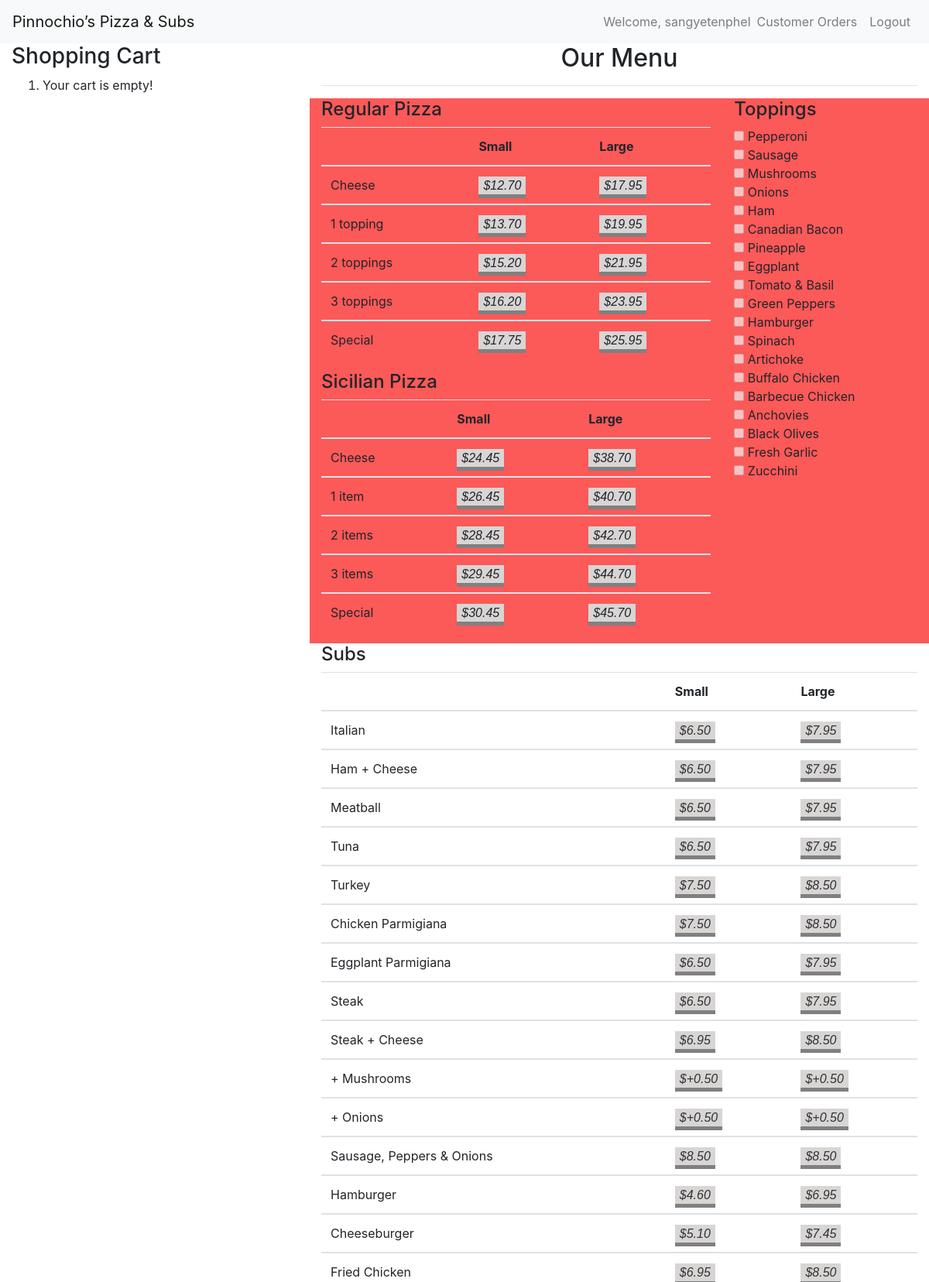
The app's page / (signed in, upper part) with its own data.
### orders/models.py (models this page shows, shortened)
class RegularPizza(models.Model):
    name = models.CharField(max_length=15)
    small = models.CharField(max_length=5)
    large = models.CharField(max_length=5)

class SicilianPizza(models.Model):
    name = models.CharField(max_length=15)
    small = models.CharField(max_length=5)
    large = models.CharField(max_length=5)

class Toppings(models.Model):
    name = models.CharField(max_length=30)
    class Meta:
        verbose_name_plural = "Toppings"
    def __str__(self):
        return f"{self.name}"

class Subs(models.Model):
    name = models.CharField(max_length=60)
    small = models.CharField(max_length=5)
    large = models.CharField(max_length=5)
    class Meta:
        verbose_name_plural = "Subs"

### orders/views.py (the view)
# urls.py: path("", views.index, name="index"),
def index(request):
    if not request.user.is_authenticated:
        return render(request, "orders/login.html", {"message": None})
    username = request.user
    context = {
        "username": request.user,
        "shopping_cart": ShoppingCart.objects.filter(username=username).all(),
        "regular_pizzas": RegularPizza.objects.all(),
        "sicilian_pizzas": SicilianPizza.objects.all(),
        "toppings": Toppings.objects.all(),
        "subs": Subs.objects.all(),
        "pastas": Pasta.objects.all(),
        "salads": Salads.objects.all(),
        "dinner_platters": DinnerPlatters.objects.all(),
    }
    total_price = ShoppingCart.objects.aggregate(Sum('price'))['price__sum']
    if total_price:
        total = '{0:.2f}'.format(total_price)
        context["total"] = total
    return render(request, "orders/index.html", context)

### orders/templates/orders/index.html (shortened to what this page needs)
{% extends "orders/base.html" %}
{% block body %}
    <div class="container-fluid">
        <div class="row">
            <div class="col-sm-4 shopping-cart">
                <h3>Shopping Cart</h3>
                <ol>
                    {% for order in shopping_cart %}
                        {% if order.approved == "pending" or order.approved == "approved" %}
                            <li>{{ order.order }} {{ order.toppingsList }} <b>${{ order.price }}</b> <span class="{{ order.approved }}">&#9679{{ order.approved }}</span></li>
                        {% else %}
                            <li>{{ order.order }} {{ order.toppingsList }} <b>${{ order.price }}</b></li>
                        {% endif %}
                    {% empty %}
                        <li>Your cart is empty!</li>
                    {% endfor %}
                </ol>
            </div>
            <div class="col">
                <h2 id="menu">Our Menu</h2>
                <hr>
                <div class="row pizza">
                    <div class="col-8">
                        <h4>Regular Pizza</h4>
                        <table class="table">
                            <thead>
                                <tr>
                                <th scope="col"></th>
                                <th scope="col">Small</th>
                                <th scope="col">Large</th>
                                </tr>
                            </thead>
                            {% for pizza in regular_pizzas %}
                                <tbody>
                                    <tr>
                                    <td>{{ pizza.name }}</td>
                                    <td><a id={{ pizza.name }} name="Small Regular Pizza {{ pizza.name }}" class="toppings">${{ pizza.small }}</a></td>
                                    <td><a id={{ pizza.name }} name="Large Regular Pizza {{ pizza.name }}" class="toppings">${{ pizza.large }}</a></td>
                                    </tr>
                                </tbody>
                            {% endfor %}
                        </table>
                        <h4>Sicilian Pizza</h4>
                        <table class="table">
                            <thead>
                                <tr>
                                <th scope="col"></th>
                                <th scope="col">Small</th>
                                <th scope="col">Large</th>
                                </tr>
                            </thead>
                            {% for pizza in sicilian_pizzas %}
                                <tbody>
                                    <tr>
                                    <td>{{ pizza.name }}</td>
                                    <td><a id={{ pizza.name }} name="Small Sicilian Pizza {{ pizza.name }}" class="toppings">${{ pizza.small }}</a></td>
                                    <td><a id={{ pizza.name }} name="Large Sicilian Pizza {{ pizza.name }}" class="toppings">${{ pizza.large }}</a></td>
                                    </tr>
                                </tbody>
                            {% endfor %}
                        </table>
                    </div>
                    <div class="col">
                        <h4>Toppings</h4>
                        {% for topping in toppings %}
                            <input type="checkbox" name="toppingCheck" class="toppingOption" value="{{ topping }}"> {{ topping }}<br>
                        {% endfor %}
                    </div>
                </div>
                <h4>Subs</h4>
                <table class="table">
                    <thead>
                        <tr>
                        <th scope="col"></th>
                        <th scope="col">Small</th>
                        <th scope="col">Large</th>
                        </tr>
                    </thead>
                    {% for sub in subs %}
                        <tbody>
                            <tr>
                            <td>{{ sub.name }}</td>
                            <td><a href="{% url 'order' order_name=sub.name price=sub.small toppingsList="" %}" class="toppings">${{ sub.small }}</a></td>
                            <td><a href="{% url 'order' order_name=sub.name price=sub.large toppingsList="" %}" class="toppings">${{ sub.large }}</a></td>
                            </tr>
                        </tbody>
                    {% endfor %}
                </table>
            </div>
        </div>
    </div>
{% endblock %}

### orders/templates/orders/base.html (shortened to what this page needs)
{% load static %}
<!doctype html>
<html lang="en">
  <head>
    <link rel="stylesheet" href="https://stackpath.bootstrapcdn.com/bootstrap/4.4.1/css/bootstrap.min.css">
    <link rel="stylesheet" href="{% static 'orders/styles.css' %}">
  </head>
  <body>
    <nav class="navbar navbar-expand-lg navbar-light bg-light">
      <a class="navbar-brand" href="{% url 'index' %}"> Pinnochio’s Pizza & Subs</a>
      <div class="collapse navbar-collapse" id="navbarSupportedContent">
          <ul class="nav navbar-nav ml-auto">
              <span class="navbar-text">
                  Welcome, {{ username }}
              </span>
              <li class="nav-item">
                  {% if user.is_staff %}
                  <a class="nav-link" href="{% url 'staff' %}">Customer Orders</a>
                  {% endif %}
              </li>
              <li class="nav-item">
                  <a class="nav-link" href="{% url 'logout' %}">Logout</a>
              </li>
          </ul>
      </div>
    </nav>
    {% block body %}
    {% endblock %}
  </body>
</html>

### orders/static/orders/styles.css (style rules this page uses)
.navbar-text { color: #ff4da6; }
.shopping-cart { word-wrap: break-word; }
#menu { text-align: center; }
.pizza { background-color: rgb(252, 89, 89); }
.toppings { font: 16px sans-serif;; font-style: italic; text-decoration: none; background-color: rgb(216, 213, 213); color: #333333; padding: 3px 6px; box-shadow: 0 5px 0 grey; outline: none; }

### records on screen
RegularPizza: name "Cheese", small "12.70", large "17.95"
RegularPizza: name "1 topping", small "13.70", large "19.95"
RegularPizza: name "2 toppings", small "15.20", large "21.95"
RegularPizza: name "3 toppings", small "16.20", large "23.95"
RegularPizza: name "Special", small "17.75", large "25.95"
SicilianPizza: name "Cheese", small "24.45", large "38.70"
SicilianPizza: name "1 item", small "26.45", large "40.70"
SicilianPizza: name "2 items", small "28.45", large "42.70"
SicilianPizza: name "3 items", small "29.45", large "44.70"
SicilianPizza: name "Special", small "30.45", large "45.70"
Toppings: name "Pepperoni"
Toppings: name "Sausage"
Toppings: name "Mushrooms"
Toppings: name "Onions"
Toppings: name "Ham"
Toppings: name "Canadian Bacon"
Toppings: name "Pineapple"
Toppings: name "Eggplant"
Toppings: name "Tomato & Basil"
Toppings: name "Green Peppers"
Toppings: name "Hamburger"
Toppings: name "Spinach"
Toppings: name "Artichoke"
Toppings: name "Buffalo Chicken"
Toppings: name "Barbecue Chicken"
Toppings: name "Anchovies"
Toppings: name "Black Olives"
Toppings: name "Fresh Garlic"
Toppings: name "Zucchini"
Subs: name "Italian", small "6.50", large "7.95"
Subs: name "Ham + Cheese", small "6.50", large "7.95"
Subs: name "Meatball", small "6.50", large "7.95"
Subs: name "Tuna", small "6.50", large "7.95"
Subs: name "Turkey", small "7.50", large "8.50"
Subs: name "Chicken Parmigiana", small "7.50", large "8.50"
Subs: name "Eggplant Parmigiana", small "6.50", large "7.95"
Subs: name "Steak", small "6.50", large "7.95"
Subs: name "Steak + Cheese", small "6.95", large "8.50"
Subs: name "+ Mushrooms", small "+0.50", large "+0.50"
Subs: name "+ Onions", small "+0.50", large "+0.50"
Subs: name "Sausage, Peppers & Onions", small "8.50", large "8.50"
Subs: name "Hamburger", small "4.60", large "6.95"
Subs: name "Cheeseburger", small "5.10", large "7.45"
Subs: name "Fried Chicken", small "6.95", large "8.50"

### other values on screen
{{ username }} "sangyetenphel"
